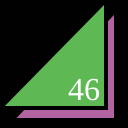
Frame 1 (no input)
Frame 60 (no input): identical to frame 1, image omitted
Frame 120 (the mouse pressed at the canvas centre since frame 60): identical to frame 1, image omitted

The p5.js sketch that drew this single still picture (run headless with seeded random() and noise() and a simulated clock; from frame 60 on, the mouse is pressed at the canvas centre):

// p5.js sketch
// ── sketch.js
function setup() {
  createCanvas(128,128);
}

function draw() {
  background(1);
  strokeWeight(4);
  fill(178, 100, 162);
  triangle(12,120,116,120,116,10);
  fill(94, 185, 84);
  triangle(0,108,106,108,106,0);
  fill(255);
  textSize(32);
  textFont("serif");
  text("46", 68, 100);
}
